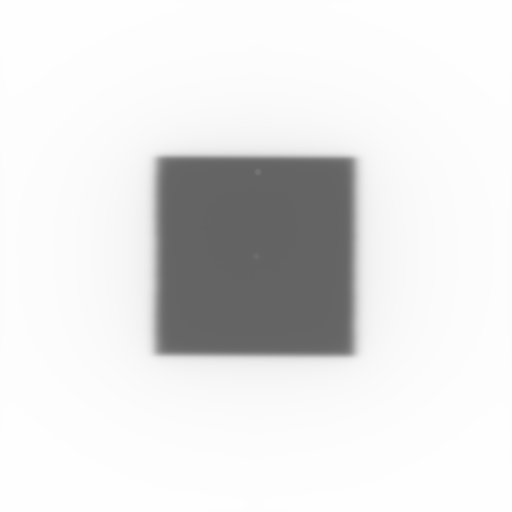
#> input picture IMAGENES FORMATO TIFF/PrecisionPosicionHoja/10x10/2.tif, 1024 x 1024 px (shown at 1/2 size)
$ python sheet_position_evaluation.py
#> lines starting #> are read from the running program, lines starting #| are printed output that depends on the picture; after the words box and inside, x2 and y2 are one past the last pixel; in counts of white or black regions, pixels touching at a corner belong together
### sheet_position.py
from cmath import sqrt
from itertools import count
import matplotlib.pyplot as plt
import cv2
import numpy as np
import pandas as pd
import warnings
warnings.simplefilter(action='ignore', category=FutureWarning)
from reporte import PDF2
import datetime

class SheetPosition():

    def __init__(self,path,dataframe,name_img,field_size):
#> called with name_img = '2.tif', field_size = '10'
        self.img_raw = cv2.imread(path)
#> self.img_raw is the input picture: shape (1024, 1024, 3); min 99, max 255, mean 228.3
        self.img = self.img_raw[:,:,0]
        self.img = self.img_raw[:,:,0]
        self.imgray = cv2.cvtColor(self.img_raw, cv2.COLOR_BGR2GRAY)
        self.gray_img = self.imgray
        self.h_imgray, self.w_imgray = self.imgray.shape
#> self.h_imgray = 1024; self.w_imgray = 1024
        self.df = dataframe
        self.name_img = name_img
        self.new_row = {'Image':self.name_img}
        self.field_size = field_size
        self.square_center = 1000

    def find_rectangle_contour(self):
        self.imgRoi = self.img[480:542,480:542]
        average = np.average(self.imgRoi, axis=0)
        self.average = np.average(average, axis=0)
        self.min = np.amin(self.imgRoi)
        self.graylevel = (255-self.min)*0.5 + self.min
        self.mask = cv2.inRange(self.img, 0, self.graylevel)
        contours, _ = cv2.findContours(image=self.mask, mode=cv2.RETR_TREE, method=cv2.CHAIN_APPROX_NONE)
        self.c = contours[0]

    def rectangle_roi(self):
        self.find_rectangle_contour()
#> in find_rectangle_contour, `average = np.average(self.imgRoi, axis=0)`: average = 62 values, max 100.9 at index 33, min 99 at index 6, mean 99.39
#> in find_rectangle_contour, `self.average = np.average(average, axis=0)`: self.average = 99.39
#> in find_rectangle_contour, `self.min = np.amin(self.imgRoi)`: self.min = 99
#> in find_rectangle_contour, `self.graylevel = (255-self.min)*0.5 + self.min`: self.graylevel = 177
#> in find_rectangle_contour, `self.mask = cv2.inRange(self.img, 0, self.graylevel)`:
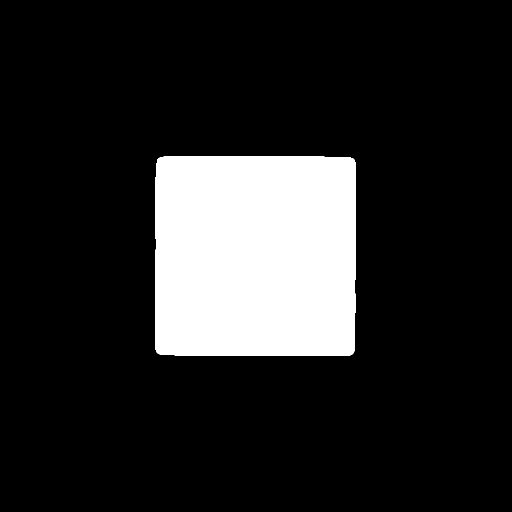
#> self.mask: shape (1024, 1024) (shown at 1/2 size); 15.2% white; 1 white region
#> in find_rectangle_contour, `contours, _ = cv2.findContours(image=self.mask, mode=cv2.RETR_TREE, me..`: contours = 1 contour; box (x1, y1, x2, y2) and area: (310, 312, 712, 712) 158470
#> in find_rectangle_contour, `self.c = contours[0]`: self.c = contour of 1559 points, box (x1, y1, x2, y2) (310, 312, 712, 712), area 158470
        x,y,w,h = cv2.boundingRect(self.c)
        self.img_rectangle = self.imgray[y:(y+h),x:(x+w) ]
        self.img_rectangleRGB = self.img_raw[y:(y+h),x:(x+w) ]
        # cv2.imshow("thresh",self.img_rectangle)
        # cv2.waitKey()
    # [5 lines left out: function find_gray_levels, not called in this run]
    def find_white_circle(self):
        self.rectangle_roi()
#> in rectangle_roi, `x,y,w,h = cv2.boundingRect(self.c)`: x = 310; y = 312; w = 402; h = 400
#> in rectangle_roi, `self.img_rectangle = self.imgray[y:(y+h),x:(x+w) ]`:
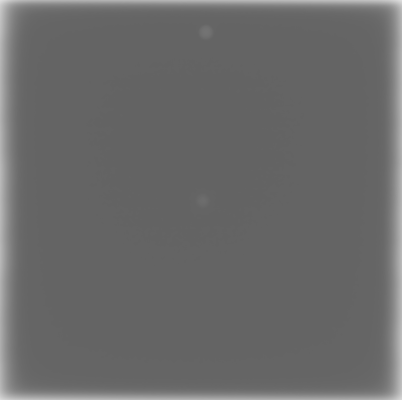
#> self.img_rectangle: shape (400, 402); min 99, max 221, mean 105.8
        min_value, max_value, prom_value = self.find_gray_levels(self.gray_img)
#> in find_gray_levels, `min_value = np.amin(img)`: min_value = 99
#> in find_gray_levels, `max_value = np.amax(img)`: max_value = 255
#> in find_gray_levels, `prom_value = min_value + (max_value - min_value)/2`: prom_value = 177
#> min_value = 99; max_value = 255; prom_value = 177
        self.thresh = cv2.inRange(self.img_rectangle, 105, 120)
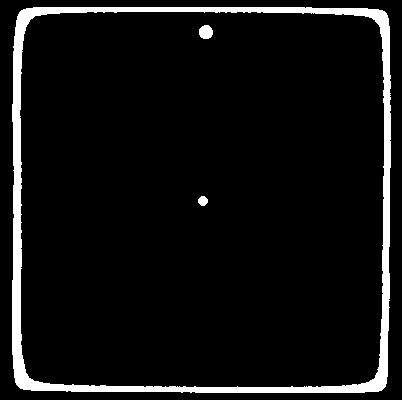
#> self.thresh: shape (400, 402); 6.9% white; 3 white regions
        contours, _ = cv2.findContours(self.thresh, cv2.RETR_LIST, cv2.CHAIN_APPROX_SIMPLE)
#> contours = 4 contours; box (x1, y1, x2, y2) and area: (12, 7, 391, 393) 144080, (19, 11, 385, 388) 134712, (199, 25, 213, 39) 138, (198, 196, 208, 206) 63
        self.circle_list = []
        for c in contours:
            a = cv2.contourArea(c)
            if a > 20:
                p = cv2.arcLength(c,True)
                ci = p**2/(4*np.pi*a)
                font = cv2.FONT_HERSHEY_SIMPLEX
                if ci < 1.2:
                    cv2.drawContours(self.img_raw, c, -1, (0, 255, 0), 5)

                    M = cv2.moments(c)
                    cX = int(M["m10"] / M["m00"])
                    cY = int(M["m01"] / M["m00"])
                    self.circle_list.append((cX,cY))
#> this loop made 4 passes
#> (a, p, ci, cX, cY) on passes 1 to 2: (63, 28.97, 1.06, 202, 200), (138, 43.8, 1.11, 205, 31)
#> (a, p, ci) on passes 3 to 4: (134711.5, 1489.4, 1.31), (144080.5, 1515.4, 1.27)
#> self.img_raw: shape (1024, 1024, 3); 0.04% of pixels changed, all inside (x1, y1, x2, y2) = (195, 22, 216, 209)
#> after the loop, self.circle_list = [(202, 200), (205, 31)]
        #             cv2.drawContours(self.img_rectangleRGB, c, -1, (0, 255, 0), 5)
        # cv2.imshow("imgage",self.img_rectangleRGB)
        # cv2.waitKey()
        if self.circle_list != []:
            self.square_center = int((self.circle_list[0][0]+self.circle_list[1][0])/2)
#> self.square_center = 203
    def find_gray_levels(self, img):
        min_value = np.amin(img)
        max_value = np.amax(img)
        prom_value = min_value + (max_value - min_value)/2
        return min_value, max_value, prom_value
    def evaluate_sheets(self, mm_px,number_of_zones,distance,tolerance):
#> called with mm_px = 0.254, number_of_zones = 10, distance = 50, tolerance = 1
        self.resultado = 'pasa'
        self.find_rectangle_contour()
#> in find_rectangle_contour (call 2), `self.mask = cv2.inRange(self.img, 0, self.graylevel)`: self.mask: shape (1024, 1024); 15.2% white; 3 white regions
#> in find_rectangle_contour (call 2), `self.mask = cv2.inRange(self.img, 0, self.graylevel)`: self.img: shape (1024, 1024); min 0, max 255, mean 228.2
#> in find_rectangle_contour (call 2), `contours, _ = cv2.findContours(image=self.mask, mode=cv2.RETR_TREE, me..`: contours = 5 contours, 1 with area under 20; largest, box (x1, y1, x2, y2) and area: (310, 312, 712, 712) 158470, (196, 22, 216, 42) 261, (195, 193, 211, 209) 149, (201, 27, 211, 37) 53
        self.x_rectangle,self.y_rectangle,self.w_rectangle,self.h_rectange = cv2.boundingRect(self.c)
#> self.x_rectangle = 310; self.y_rectangle = 312; self.w_rectangle = 402; self.h_rectange = 400
        self.img_rectangle = self.imgray[self.y_rectangle:(self.y_rectangle+self.h_rectange),self.x_rectangle:(self.x_rectangle+self.w_rectangle)]
        self.img_rectangleRGB = self.img_raw[self.y_rectangle:(self.y_rectangle+self.h_rectange),self.x_rectangle:(self.x_rectangle+self.w_rectangle)]
        self.img_mask = self.mask[self.y_rectangle:(self.y_rectangle+self.h_rectange),self.x_rectangle:(self.x_rectangle+self.w_rectangle)]
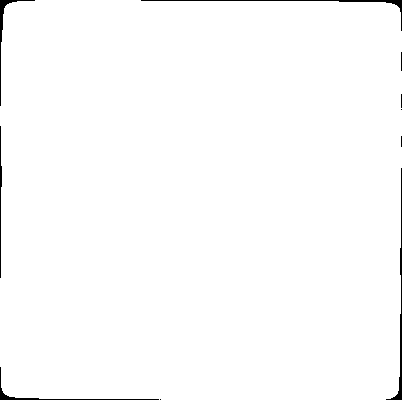
#> self.img_mask: shape (400, 402); 99% white; 10 black regions (5 under 20 px)
        # [5 lines of commented-out code are left out]

        contours, _ = cv2.findContours(self.img_mask, cv2.RETR_LIST, cv2.CHAIN_APPROX_SIMPLE)
#> contours = 1 contour; box (x1, y1, x2, y2) and area: (0, 0, 402, 400) 158470
        self.mensaje  =''
        '''
        x_values será una lista la cual contiene listas con dos parametros [X, [Y,Z,...]]
        - X es el valor en x de la gaussiana en esta región
        - Y,Z,... son listas que contienen los valores izquierdo y derecho correspondiente al 50% de opacidad en cada placa o subregión
        '''
        x_values = []
        counter = 0
        cnt = contours[0]
#> cnt = contour of 98 points, box (x1, y1, x2, y2) (0, 0, 402, 400), area 158470

        x,y,w,h = cv2.boundingRect(cnt)  # Las variables "x" y "y" son el punto sup izq de la imagen
#> x = 0; y = 0; w = 402; h = 400
        # cv2.rectangle(self.gray_img, (x,y), (x+w,y+h), (0,255,0),2)
        # cv2.imshow("self.gray_img",self.gray_img)
        # cv2.waitKey()
        h_cut = int(h / number_of_zones) # Tamaño de cada división
#> h_cut = 40
        w_cut = int(w*2)             # Se hace una pequeña separación para la imagen
#> w_cut = 804
        dist_izq_list = []                # Lista con el valor d ela gaussiana en cada subregión
        dist_der_list = []              # Lista de valores correspondientes a Y,Z,...
        # Se divide cada region en placas ó subregiones, para obtener mayor precisión en las medidas
        error = False
        if self.field_size == '10':
            lamina_init = 25

        elif self.field_size == 'Y1':
            lamina_init = 20
        elif self.field_size == 'Y2':
            lamina_init = 40
        if self.square_center != 0:
            for i in range(0,number_of_zones):
                # Sub regiones van de arriba a abajo
                sub_region = self.img_mask[(y+h_cut*i):(y+h_cut*(i+1)), (x):(x+int(w))]
                sub_region_rgb = self.img_rectangleRGB[(y+h_cut*i):(y+h_cut*(i+1)), (x):(x+int(w))]

                # cv2.imshow("seu",sub_region_rgb)
                # cv2.waitKey()
                contours_sub, _ = cv2.findContours(sub_region, cv2.RETR_LIST, cv2.CHAIN_APPROX_SIMPLE)

                cnt = contours_sub[0]
                cv2.drawContours(sub_region_rgb, cnt, -1, (0, 255, 0), 5)
                # cv2.imshow("imagecc",sub_region_rgb)
                # cv2.waitKey()
                x_sub,y_sub,w_sub,h_sub = cv2.boundingRect(cnt)  # Las variables "x" y "y" son el punto sup izq de la imagen
                dist_izq_sub = round(abs(self.square_center- x_sub)*mm_px,2)
                dist_der_sub = round(abs(self.square_center - (x_sub+w_sub))*mm_px,2)

                if  (abs(dist_izq_sub- distance)> tolerance or abs(dist_der_sub- distance)> tolerance):
                    mensaje = "  la lamina", lamina_init," excede la tolerancia, con una distancia izquierda: ",dist_izq_sub,"derecha:",dist_der_sub," \n Si la posición de las laminas esta perceptiblemente equivocada comuniquese con el servicio de mantenimiento.\n En caso contrario, compruebe el posicionamiento de las fiducias, realice la prueba nuevamente. "
                    error = True
                    self.resultado = ' No pasa'
                else:
                    self.mensaje = "La posicion de la hoja es precisa"
                    mensaje = "\n La posicion de la hoja es precisa, la prueba cumple los parámetros de evauación \n"

                self.new_row["distance_izq"]= distance- dist_izq_sub
                self.new_row["distance_der"]= distance-dist_der_sub
                self.new_row["lamina"]= lamina_init
                self.new_row["error"]= error
                df_new_row = pd.DataFrame([self.new_row])

                self.df = pd.concat([self.df, df_new_row])
                lamina_init -= 1
#> this loop made 10 passes
#> (x_sub, w_sub, dist_izq_sub, dist_der_sub, self.df) on passes 1, 2, 3, 4, 5, 7, 8, 10: (2, 400, 50.97, 50.47, table of 1 rows and 5 columns), (1, 401, 51.23, 50.47, table of 2 rows and 5 columns), (0, 402, 51.48, 50.47, table of 3 rows and 5 columns), (0, 402, 51.48, 50.47, table of 4 rows and 5 columns), (1, 401, 51.23, 50.47, table of 5 rows and 5 columns), (0, 401, 51.48, 50.21, table of 7 rows and 5 columns), (0, 401, 51.48, 50.21, table of 8 rows and 5 columns), (0, 400, 51.48, 49.96, table of 10 rows and 5 columns)
#> (cnt, x_sub, w_sub, dist_izq_sub, dist_der_sub, self.df) on passes 6, 9: ([[1, 0], [1, 39], [400, 39], [400, 0]], 1, 400, 51.23, 50.21, table of 6 rows and 5 columns), ([[0, 0], [0, 39], [399, 39], [399, 0]], 0, 400, 51.48, 49.96, table of 9 rows and 5 columns)
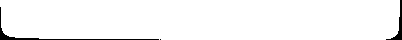
#> sub_region: shape (40, 402); 97.4% white; 3 black regions (1 under 20 px), largest, box (x1, y1, x2, y2) and area: (0, 7, 159, 40) 271, (386, 0, 402, 40) 142
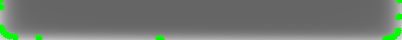
#> sub_region_rgb: shape (40, 402, 3); mean B, G, R 111.3, 117.8, 111.3
#> after the loop, lamina_init = 15; self.new_row = {'Image': '2.tif', 'distance_izq': -1.48, 'distance_der': 0.04, 'lamina': 16, 'error': True}
            if error:
                self.mensaje = "Fallo de precision en el posicionamiento de las laminas "
            else:
                self.mensaje = "Posicionamiento correcto."
        else :
            mensaje = "Fallo encontrando puntos blancos"

            self.new_row["distance_izq"]= "error"
            self.new_row["distance_der"]= "error"
            self.new_row["lamina"]= lamina_init
            self.new_row["error"]= "error encontrando puntos blancos"
            df_new_row = pd.DataFrame([self.new_row])

            self.df = pd.concat([self.df, df_new_row])
            lamina_init -= 1

        return self.df,self.mensaje
    def draw_line(self):
        # self.img_line = np.stack((self.imgRoi,)*3, axis=-1)
        img2 = np.zeros_like(self.img_rectangleRGB)
        img2[:,:,0] = self.img_rectangle
        img2[:,:,1] = self.img_rectangle
        img2[:,:,2] = self.img_rectangle
        cv2.line(img2, (self.circle_list[0][0], self.circle_list[0][1]), (self.circle_list[1][0], self.circle_list[1][1]), (255,0 , 0), thickness=2)
        # cv2.imshow("img",img2)
        # cv2.waitKey()


    def generar_pdf(self, nombre_prueba, tolerancia):
        pdf = PDF2()
        pdf.add_page()

        initial = 80
        n_line = 10
        pdf.set_font("Times", size=8)
        pdf.set_margins(10, 60, -1)
        pdf.set_auto_page_break(True, margin = 40)
        pdf.set_xy(160, initial)
        pdf.set_font('arial', '', 10)
        pdf.cell(60, 10, "Fecha: "+datetime.datetime.now().strftime('%m-%d-%y %Hh:%Mm'), 0, 0, 'L')

        pdf.set_font('arial', 'B', 14)
        pdf.set_xy(30, initial)
        pdf.cell(60, 10, "Responsable: ", 0, 0, 'L')

        pdf.set_font('arial', 'B', 16)
        pdf.set_xy(70, initial+n_line*2)
        pdf.cell(75, 10, "Reporte "+nombre_prueba, 0, 1, 'L')
        pdf.set_font('arial', 'B', 16)
        pdf.set_xy(10, initial+n_line*3)
        pdf.cell(40, 10, "Imagen: "+self.name_img, 0, 0, 'L')
        pdf.set_font('arial', '', 14)
        pdf.set_xy(10, initial+n_line*4)
        pdf.cell(40, 10, "Tolerancia: "+str(tolerancia)+ 'mm', 0, 0, 'L')

        pdf.set_xy(10, initial+n_line*5)
        pdf.cell(40, 10, "Resultado: "+self.resultado, 0, 0, 'L')
        pdf.set_xy(10, initial+n_line*6)
        pdf.cell(40, 10, "Mensaje: "+str(self.mensaje), 0, 0, 'L')

        nombre_prueba = './reportes/' + nombre_prueba+self.name_img + datetime.datetime.now().strftime('%m-%d-%y_%Hh-%Mm-%Ss')+'.pdf'
        pdf.output(nombre_prueba)

### sheet_position_evaluation.py
from sheet_position import SheetPosition
import pandas as pd
import os
import datetime


columns = {
    'Image':[]
            }

df = pd.DataFrame(columns)
# print(columns)
directory = './IMAGENES FORMATO TIFF/PrecisionPosicionHoja/10x10'
field_size = directory[-2::]
# mmpx = 0.253
mmpx = 0.2536
tolerance = 1
if field_size == '10':
    numer_of_sheets = 10
    distance = 50
else:
    numer_of_sheets = 20
    distance = 100

for name_img in os.listdir(directory):
    path_img = os.path.join(directory, name_img)
    if os.path.isfile(path_img):
        sheet = SheetPosition(path_img,df,name_img,field_size)
        sheet.find_white_circle()
        df,mensaje = sheet.evaluate_sheets(mmpx,numer_of_sheets,distance,tolerance)
#> df = table of 10 rows and 5 columns
        sheet.draw_line()
#> in draw_line, `cv2.line(img2, (self.circle_list[0][0], self.circle_list[0][1]), (self..`:
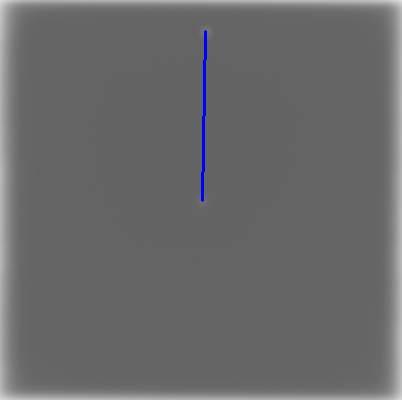
#> img2: shape (400, 402, 3); mean of channels 0, 1, 2 106.3, 105.5, 105.5; drawn as B, G, R
        sheet.generar_pdf("sheet_position",tolerance)
#> (the run stopped early here; a loop or call above may not have finished)
